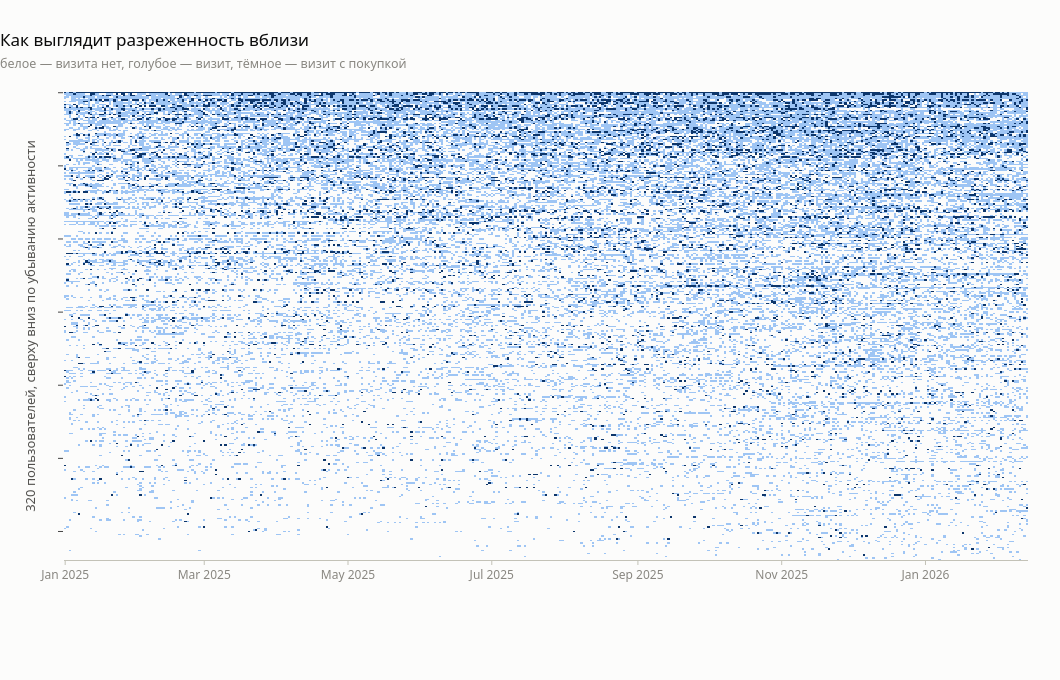

The notebook cell saved with this chart:
### Markdown cell above
*Что это даёт.* Дни с покупкой — **4.6 % полной сетки**. Именно из них состоит весь сигнал
о деньгах; всё остальное — контекст. Отсюда два практических следствия: сетку не дозаполняем
(агрегации считаются по прореженной панели), и любую модель проектируем в расчёте на то,
что положительных примеров мало.

Как эта разреженность выглядит вживую — на картинке ниже. Каждая строка — один
пользователь, каждый столбец — один день из 409.

**Почему именно 320 пользователей и как они выбраны.** Отрисовать все 250 000 строк
нельзя — это 102 млн ячеек, браузер такое не покажет. Поэтому берём 320 строк
**равномерно по всему спектру активности**: сортируем пользователей по числу активных
дней и берём каждого 780-го. Так наверху оказываются самые активные, внизу — самые
редкие, и видна вся палитра поведения, а не только типичный случай.

### Code cell
CACHE_U = DATA_WORK / "user_profile.parquet"
if CACHE_U.exists():
    up = pl.read_parquet(CACHE_U)
else:
    up = (df.group_by("user_id").agg(
              n_days=pl.len(), first_d=pl.col("d").min(), last_d=pl.col("d").max(),
              n_ord_days=(pl.col("to_ord") > 0).sum(), n_cart_days=(pl.col("to_cart") > 0).sum(),
              gmv_total=pl.col("gmv").sum(), ord_total=pl.col("to_ord").sum())
            .with_columns(recency=(N_DAYS - 1 - pl.col("last_d")).cast(pl.Int32))
            .sort("user_id"))
    up.write_parquet(CACHE_U, compression="zstd")

n_show = 320
pick = up.sort("n_days", descending=True)                      # от самых активных к самым редким
pick_ids = pick["user_id"].to_numpy()[np.linspace(0, N_USERS - 1, n_show).astype(int)]
src = df.filter(pl.col("user_id").is_in(pick_ids)).select(["user_id", "d", "gmv"])
pos = {u: i for i, u in enumerate(pick_ids)}
Z = np.zeros((n_show, N_DAYS), dtype="float32")                # 0 = строки нет
ri = np.array([pos[u] for u in src["user_id"].to_numpy()])
dd, gg = src["d"].to_numpy(), src["gmv"].to_numpy()
Z[ri, dd] = 1.0                                                # 1 = визит
Z[ri[gg > 0], dd[gg > 0]] = 2.0                                # 2 = визит с покупкой
DATES = [DAY0 + timedelta(days=i) for i in range(N_DAYS)]
fig = go.Figure(go.Heatmap(z=Z, x=DATES, zmin=0, zmax=2, showscale=False,
                           colorscale=[[0.0, SURFACE], [0.49, SURFACE],
                                       [0.5, "#9ec5f4"], [0.74, "#9ec5f4"],
                                       [0.75, "#0d366b"], [1.0, "#0d366b"]],
                           hovertemplate="%{x|%Y-%m-%d}<extra></extra>"))
# autorange="reversed": строка 0 — самый активный пользователь, и она должна быть сверху
fig.update_yaxes(title="320 пользователей, сверху вниз по убыванию активности",
                 showticklabels=False, autorange="reversed")
show(fig, "Как выглядит разреженность вблизи",
     sub="белое — визита нет, голубое — визит, тёмное — визит с покупкой",
     w=1060, h=680)
del Z, src; _ = gc.collect()

### Figure 1 — Plotly figure (JSON) as saved in the notebook; plotly's stock layout.template omitted (floating-point values rounded to 4 significant figures; data arrays with more than 128 entries replaced by an {"elided": "..."} marker saying what was removed)
{"data": [{"colorscale": [[0.0, "#fcfcfb"], [0.49, "#fcfcfb"], [0.5, "#9ec5f4"], [0.74, "#9ec5f4"], [0.75, "#0d366b"], [1.0, "#0d366b"]], "hovertemplate": "%{x|%Y-%m-%d}<extra></extra>", "showscale": false, "type": "heatmap", "x": {"elided": "409 str values"}, "z": {"elided": "320x409 float values"}, "zmax": 2, "zmin": 0}], "layout": {"autosize": false, "height": 680, "margin": {"t": 92}, "title": {"text": "Как выглядит разреженность вблизи<br><span style='font-size:12.5px;color:#898781'>белое — визита нет, голубое — визит, тёмное — визит с покупкой</span>"}, "width": 1060, "xaxis": {"automargin": true}, "yaxis": {"automargin": true, "autorange": "reversed", "showticklabels": false, "title": {"text": "320 пользователей, сверху вниз по убыванию активности"}}}}
